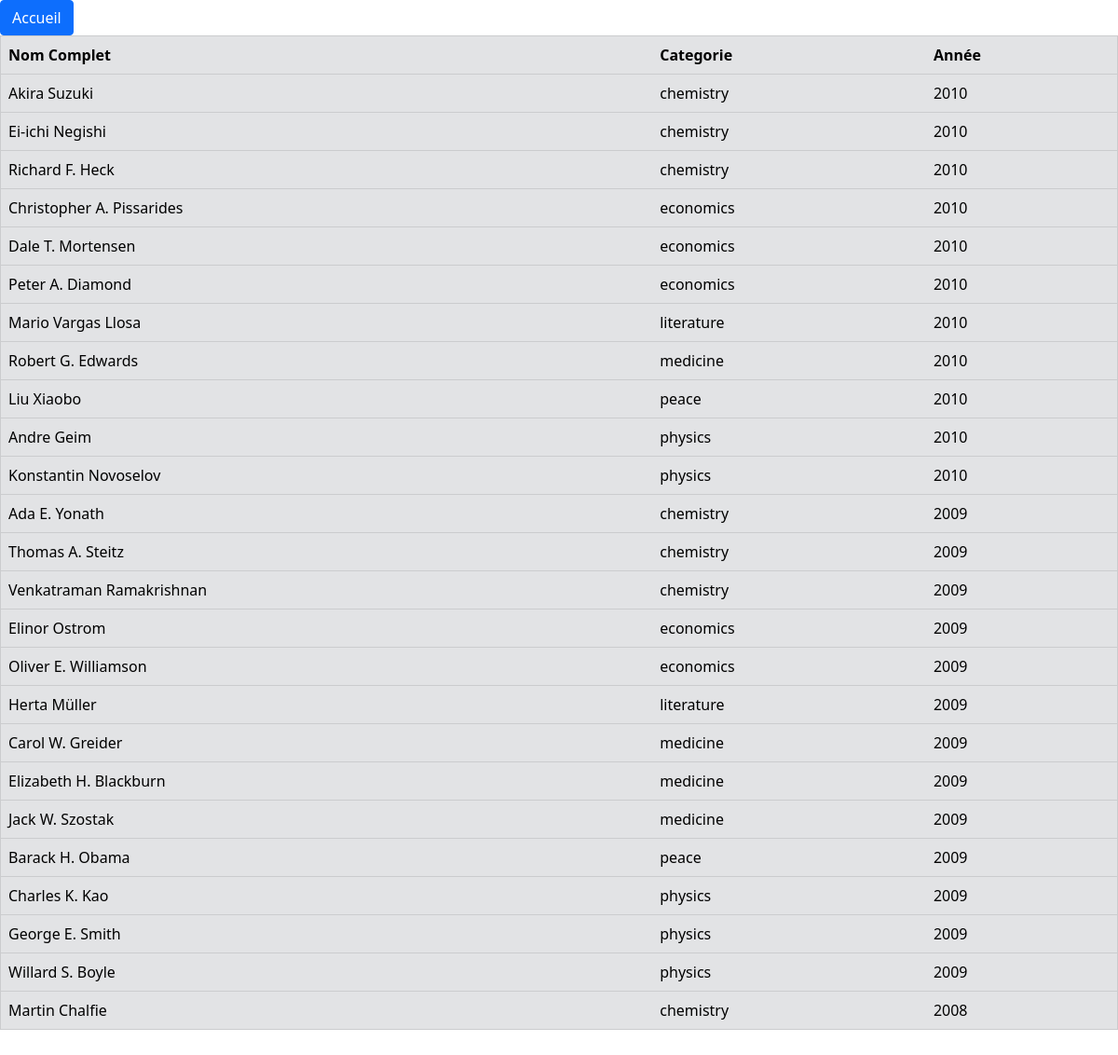
Page /last.php on the committed database.
### tables this page shows
CREATE TABLE nobels (
    id  INT NOT NULL AUTO_INCREMENT,
    year INT NOT NULL,
    category VARCHAR(128) NOT NULL,
    name VARCHAR(128) NOT NULL,
    birthdate INT,
    birthplace VARCHAR(64),
    county VARCHAR(128),
    motivation TEXT,
    PRIMARY KEY (id)
);

### last.php (the view, shortened to what this page needs)
<?php
require_once('connexion.php');
?>
<!DOCTYPE html>
<html lang="en">
	<head>
		<link href="https://cdn.jsdelivr.net/npm/bootstrap@5.1.3/dist/css/bootstrap.min.css" rel="stylesheet">
	</head>
	<body>
        <button class="btn btn-primary" onClick="document.location.href='home.php'">Accueil</button>
        <div class="table table-responsive w-100 d-block mx-auto">
            <table border="1" class="table table-stripped table-hover table-secondary ">
            <tr>
                <th>Nom Complet</th>
                <th>Categorie</th>
                <th>Année</th>
            </tr>
            <?php
            $sql = 'SELECT * FROM nobels ORDER BY year DESC LIMIT 25';
            $req = $db->query($sql);
            while($data=$req->fetch(PDO::FETCH_ASSOC)){
                echo '<tr><td>'.$data['name'].'</td><td>'.$data['category'].'</td><td>'.$data['year'].'</td></tr>';
            }
            ?>
            </table>
        </div>
    </body>
</html>

### rows in the picture
nobels: name "Akira Suzuki", category "chemistry", year "2010"
nobels: name "Ei-ichi Negishi", category "chemistry", year "2010"
nobels: name "Richard F. Heck", category "chemistry", year "2010"
nobels: name "Christopher A. Pissarides", category "economics", year "2010"
nobels: name "Dale T. Mortensen", category "economics", year "2010"
nobels: name "Peter A. Diamond", category "economics", year "2010"
nobels: name "Mario Vargas Llosa", category "literature", year "2010"
nobels: name "Robert G. Edwards", category "medicine", year "2010"
nobels: name "Liu Xiaobo", category "peace", year "2010"
nobels: name "Andre Geim", category "physics", year "2010"
nobels: name "Konstantin Novoselov", category "physics", year "2010"
nobels: name "Ada E. Yonath", category "chemistry", year "2009"
nobels: name "Thomas A. Steitz", category "chemistry", year "2009"
nobels: name "Venkatraman Ramakrishnan", category "chemistry", year "2009"
nobels: name "Elinor Ostrom", category "economics", year "2009"
nobels: name "Oliver E. Williamson", category "economics", year "2009"
nobels: name "Herta Müller", category "literature", year "2009"
nobels: name "Carol W. Greider", category "medicine", year "2009"
nobels: name "Elizabeth H. Blackburn", category "medicine", year "2009"
nobels: name "Jack W. Szostak", category "medicine", year "2009"
nobels: name "Barack H. Obama", category "peace", year "2009"
nobels: name "Charles K. Kao", category "physics", year "2009"
nobels: name "George E. Smith", category "physics", year "2009"
nobels: name "Willard S. Boyle", category "physics", year "2009"
nobels: name "Martin Chalfie", category "chemistry", year "2008"
